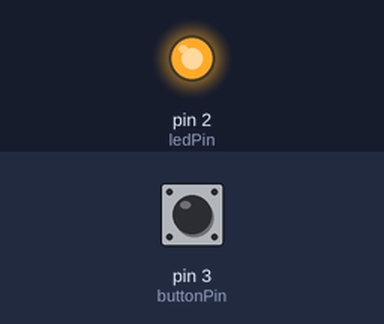
Recording of a sketch running on a simulated Arduino Uno, built with avr-gcc and run on an emulated ATmega328P. Shown: output pins drawn as LEDs (lit = HIGH). The test bench sets the inputs (shaded band); at power-on: pin 3 (buttonPin) LOW.

Above: at 1.2 s.
1.3 s: pin 3 (buttonPin) pulled HIGH for 0.15 s
At 2.0 s:
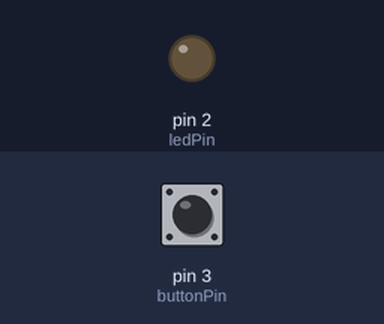
2.9 s: pin 3 (buttonPin) pulled HIGH for 1 s
At 3.3 s:
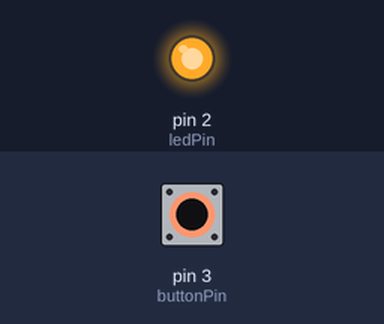
5.4 s: pin 3 (buttonPin) pulled HIGH for 3.2 s
At 6.4 s:
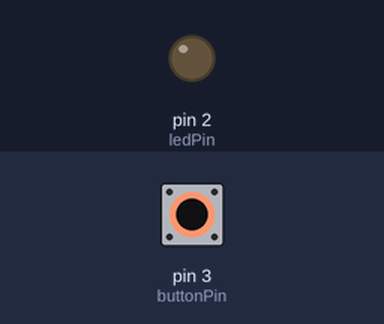
Timing chart, 0 to 8.4 s (numbered marks = the images above; inputs shaded):
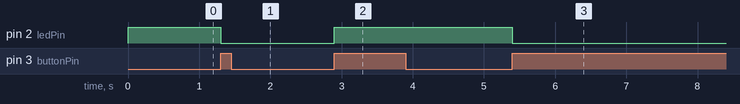

The sketch:

stateChange.ino
```cpp
// adapted from the debounce example

// constants won't change. They're used here to set pin numbers:
const int buttonPin = 3;    // the number of the pushbutton pin
const int ledPin = 2;      // the number of the LED pin

// Variables will change:
int ledState = HIGH;         // the current state of the output pin
int buttonState;             // the current reading from the input pin
int lastButtonState = LOW;   // the previous reading from the input pin

void setup() {
  pinMode(buttonPin, INPUT); // set the switch pin as an input
  pinMode(ledPin, OUTPUT);

  // set initial LED state
  digitalWrite(ledPin, ledState);
}

void loop() {
  // read the state of the switch into a local variable:
  int reading = digitalRead(buttonPin);


  // if the button state has changed:
  if (reading != lastButtonState) {
    // only toggle the LED if the new button state is HIGH
    if (reading == HIGH) {
      ledState = !ledState; // change the state of the LED
    }
  }

  // set the LED:
  digitalWrite(ledPin, ledState);

  // save the reading.  Next time through the loop,
  // it'll be the lastButtonState:
  lastButtonState = reading;
}
```

Measured:
- after the input at 1.3 s, pin 2 (ledPin): HIGH → LOW at once
- after the input at 2.9 s, pin 2 (ledPin): LOW → HIGH at once
- after the input at 5.4 s, pin 2 (ledPin): HIGH → LOW at once
